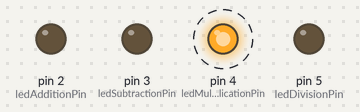
A sketch run on a simulated Arduino Uno, built with avr-gcc and run on an emulated ATmega328P. On the bench: output pins drawn as LEDs (lit = HIGH). Dashed ring = blinking.

Above: at 0.5 s.
Timing chart, 0 to 4.6 s (numbered marks = the images above):
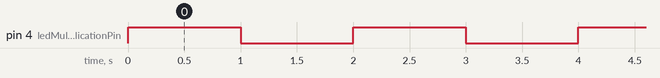

Measured:
- by itself, pin 4 (ledMultiplicationPin): alternates HIGH for 1.0 s and LOW for 1.0 s

The sketch:

Multiplication.ino
```cpp
int ledAdditionPin = 2;
int ledSubtractionPin = 3;
int ledMultiplicationPin = 4;
int ledDivisionPin = 5;
int value = 32768;

void setup() {
  pinMode(ledAdditionPin, OUTPUT);
  pinMode(ledSubtractionPin, OUTPUT);
  pinMode(ledMultiplicationPin, OUTPUT);
  pinMode(ledDivisionPin, OUTPUT);
}

void loop() {
  value *= 2;
  digitalWrite(ledMultiplicationPin, HIGH);
  delay(1000);
  digitalWrite(ledMultiplicationPin, LOW);
  delay(1000);
}
```
